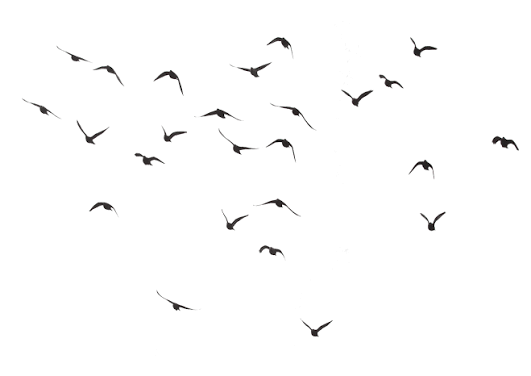
#> input picture image/birds.png, 531 x 376 px
$ python object_detector.py
#> lines starting #> are read from the running program, lines starting #| are printed output that depends on the picture; after the words box and inside, x2 and y2 are one past the last pixel; in counts of white or black regions, pixels touching at a corner belong together
import cv2
import os

script_dir = os.path.dirname(os.path.abspath(__file__))
image_path = os.path.join(script_dir, 'image', 'birds.png')
img = cv2.imread(image_path)
#> img is the input picture: shape (376, 531, 3); mean B, G, R 252.4, 252.4, 252.4

img = cv2.cvtColor(img, cv2.COLOR_BGR2GRAY)
#> img: shape (376, 531)
ret, thresh = cv2.threshold(img, 127, 255, cv2.THRESH_BINARY_INV)
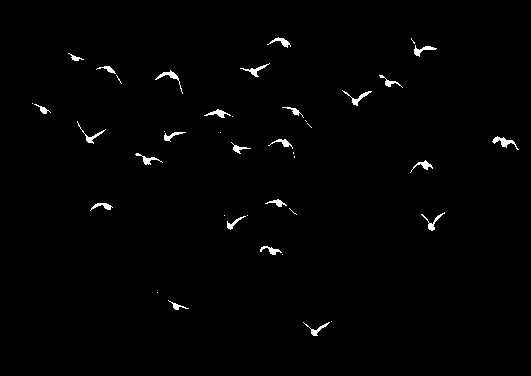
#> thresh: shape (376, 531); 1% white; 41 white regions (16 under 20 px)

contours, hierarchy = cv2.findContours(thresh, cv2.RETR_TREE, cv2.CHAIN_APPROX_SIMPLE)
#> contours = 41 contours, 16 with area under 20; largest, box (x1, y1, x2, y2) and area: (492, 136, 519, 150) 94, (155, 70, 183, 94) 70, (414, 45, 437, 57) 69, (342, 90, 372, 106) 68, (204, 109, 231, 118) 65

for cnt in contours:
    print(cv2.contourArea(cnt))
    if cv2.contourArea(cnt) > 25:
        x1, y1, w, h = cv2.boundingRect(cnt)
        cv2.rectangle(img, (x1, y1), (x1+w, y1+h), (0, 255, 0), 2)
#> this loop made 41 passes
#> (x1, y1, w, h) on passes 1, 3, 6, 7, 10, 12, 13, 14, 16, 18, 19, 20: (303, 322, 27, 14), (168, 300, 21, 10), (260, 246, 22, 9), (227, 216, 19, 14), (421, 212, 24, 19), (90, 203, 23, 8), (265, 199, 22, 8), (410, 160, 23, 13), (135, 153, 28, 12), (231, 142, 20, 12), (268, 139, 25, 10), (492, 136, 27, 14)
#> cnt on passes 2, 4, 5, 8, 9, 15: [[331, 321]], [[157, 292]], [[282, 254]], [[247, 215]], [[224, 215]], [[294, 156], [294, 157]]
#| 55.5
#| 0.0
#| 32.5
#| 0.0
#| 0.0
#| 55.5
#| 46.5
#| 0.0
#> (further printed lines are left out)
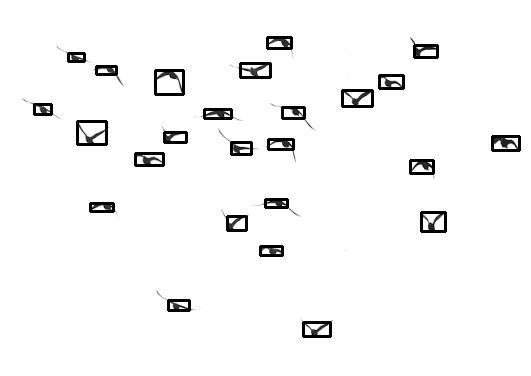
#> img: shape (376, 531); min 0, max 255, mean 246.1


cv2.imshow('original', img)
cv2.waitKey(0)
cv2.destroyAllWindows()
